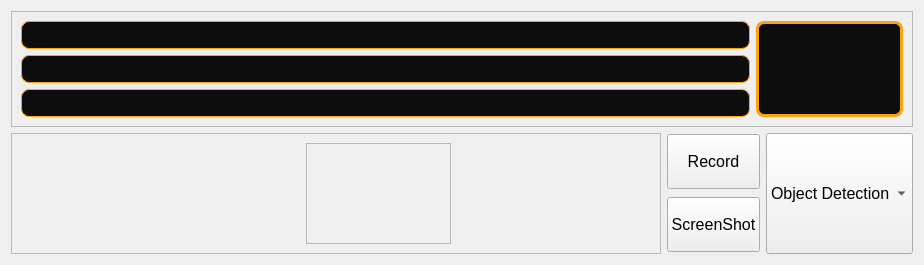
      <widget class="QWidget" name="MT">
       <attribute name="icon">
        <iconset resource="../../../../Downloads.M/Images/Icons/Icone.qrc">
         <normaloff>:/Icon_Png/Icon_Png/apps.png</normaloff>:/Icon_Png/Icon_Png/apps.png</iconset>
       </attribute>
       <attribute name="title">
        <string>Main_Tab</string>
       </attribute>
       <layout class="QGridLayout" name="gridLayout_2">
        <item row="0" column="0" colspan="3">
         <widget class="QFrame" name="Main_Upper">
          <property name="frameShape">
           <enum>QFrame::StyledPanel</enum>
          </property>
          <property name="frameShadow">
           <enum>QFrame::Raised</enum>
          </property>
          <layout class="QGridLayout" name="gridLayout_3">
           <item row="0" column="0">
            <widget class="QLabel" name="Camera_R">
             <property name="minimumSize">
              <size>
               <width>729</width>
               <height>0</height>
              </size>
             </property>
             <property name="maximumSize">
              <size>
               <width>816</width>
               <height>16777215</height>
              </size>
             </property>
             <property name="styleSheet">
              <string notr="true">QLabel {
    background-color: #0D0D0D;
    color: #FFFFFF;

    border: 1px solid #FCA311;
    border-radius: 8px;

    padding: 6px 10px;
}</string>
             </property>
             <property name="text">
              <string/>
             </property>
             <property name="scaledContents">
              <bool>true</bool>
             </property>
            </widget>
           </item>
           <item row="1" column="0">
            <widget class="QLabel" name="Camera_D">
             <property name="styleSheet">
              <string notr="true">QLabel {
    background-color: #0D0D0D;
    color: #FFFFFF;

    border: 1px solid #FCA311;
    border-radius: 8px;

    padding: 6px 10px;
}</string>
             </property>
             <property name="text">
              <string/>
             </property>
            </widget>
           </item>
           <item row="2" column="0">
            <widget class="QLabel" name="Camera_L">
             <property name="styleSheet">
              <string notr="true">QLabel {
    background-color: #0D0D0D;
    color: #FFFFFF;

    border: 1px solid #FCA311;
    border-radius: 8px;

    padding: 6px 10px;
}</string>
             </property>
             <property name="text">
              <string/>
             </property>
            </widget>
           </item>
           <item row="0" column="1" rowspan="3">
            <widget class="QLabel" name="Camera_Main">
             <property name="maximumSize">
              <size>
               <width>1222</width>
               <height>16777215</height>
              </size>
             </property>
             <property name="styleSheet">
              <string notr="true">QLabel {
    background-color: #0D0D0D;
    color: #FFFFFF;

    border: 3px solid #FCA311;
    border-radius: 8px;

    padding: 6px 10px;
}</string>
             </property>
             <property name="text">
              <string/>
             </property>
            </widget>
           </item>
          </layout>
         </widget>
        </item>
        <item row="1" column="1">
         <widget class="QPushButton" name="Record">
          <property name="minimumSize">
           <size>
            <width>0</width>
            <height>55</height>
           </size>
          </property>
          <property name="font">
           <font>
            <family>Segoe UI</family>
            <pointsize>12</pointsize>
           </font>
          </property>
          <property name="text">
           <string>Record</string>
          </property>
          <property name="icon">
           <iconset resource="../../../../Downloads.M/Images/Icons/Icone.qrc">
            <normaloff>:/Icon_Png/Icon_Png/video-recording.png</normaloff>:/Icon_Png/Icon_Png/video-recording.png</iconset>
          </property>
          <property name="iconSize">
           <size>
            <width>28</width>
            <height>28</height>
           </size>
          </property>
         </widget>
        </item>
        <item row="2" column="1">
         <widget class="QPushButton" name="Screenshot">
          <property name="minimumSize">
           <size>
            <width>0</width>
            <height>55</height>
           </size>
          </property>
          <property name="font">
           <font>
            <family>Segoe UI</family>
            <pointsize>12</pointsize>
           </font>
          </property>
          <property name="text">
           <string>ScreenShot</string>
          </property>
          <property name="icon">
           <iconset resource="../../../../Downloads.M/Images/Icons/Icone.qrc">
            <normaloff>:/Icon_Png/Icon_Png/photo-capture.png</normaloff>:/Icon_Png/Icon_Png/photo-capture.png</iconset>
          </property>
          <property name="iconSize">
           <size>
            <width>28</width>
            <height>28</height>
           </size>
          </property>
         </widget>
        </item>
        <item row="1" column="0" rowspan="2">
         <widget class="QFrame" name="Main_Lower">
          <property name="minimumSize">
           <size>
            <width>650</width>
            <height>0</height>
           </size>
          </property>
          <property name="maximumSize">
           <size>
            <width>0</width>
            <height>16777215</height>
           </size>
          </property>
          <property name="frameShape">
           <enum>QFrame::StyledPanel</enum>
          </property>
          <property name="frameShadow">
           <enum>QFrame::Raised</enum>
          </property>
          <layout class="QGridLayout" name="gridLayout_4">
           <item row="1" column="1" alignment="Qt::AlignTop">
            <widget class="QLabel" name="Enigma_Icon">
             <property name="minimumSize">
              <size>
               <width>269</width>
               <height>88</height>
              </size>
             </property>
             <property name="maximumSize">
              <size>
               <width>0</width>
               <height>0</height>
              </size>
             </property>
             <property name="text">
              <string/>
             </property>
             <property name="textFormat">
              <enum>Qt::PlainText</enum>
             </property>
             <property name="pixmap">
              <pixmap>../../project_1/project_1/icons/ENIGMA Logo.png</pixmap>
             </property>
             <property name="scaledContents">
              <bool>true</bool>
             </property>
             <property name="alignment">
              <set>Qt::AlignJustify|Qt::AlignTop</set>
             </property>
            </widget>
           </item>
           <item row="1" column="3" alignment="Qt::AlignTop">
            <widget class="QLabel" name="Innova_Icon">
             <property name="minimumSize">
              <size>
               <width>180</width>
               <height>101</height>
              </size>
             </property>
             <property name="maximumSize">
              <size>
               <width>181</width>
               <height>101</height>
              </size>
             </property>
             <property name="text">
              <string/>
             </property>
             <property name="pixmap">
              <pixmap>../../project_1/project_1/icons/Logo small.png</pixmap>
             </property>
             <property name="scaledContents">
              <bool>true</bool>
             </property>
             <property name="alignment">
              <set>Qt::AlignJustify|Qt::AlignTop</set>
             </property>
            </widget>
           </item>
           <item row="1" column="2">
            <widget class="QFrame" name="Timer">
             <property name="minimumSize">
              <size>
               <width>145</width>
               <height>0</height>
              </size>
             </property>
             <property name="maximumSize">
              <size>
               <width>0</width>
               <height>16777215</height>
              </size>
             </property>
             <property name="frameShape">
              <enum>QFrame::StyledPanel</enum>
             </property>
             <property name="frameShadow">
              <enum>QFrame::Raised</enum>
             </property>
            </widget>
           </item>
          </layout>
         </widget>
        </item>
        <item row="1" column="2" rowspan="2">
         <widget class="QComboBox" name="Task_Box">
          <property name="minimumSize">
           <size>
            <width>0</width>
            <height>121</height>
           </size>
          </property>
          <property name="font">
           <font>
            <family>Segoe UI</family>
            <pointsize>12</pointsize>
           </font>
          </property>
          <property name="iconSize">
           <size>
            <width>28</width>
            <height>28</height>
           </size>
          </property>
          <item>
           <property name="text">
            <string>Object Detection</string>
           </property>
           <property name="icon">
            <iconset>
             <normaloff>../../../../Downloads.M/Images/Icons/Icon_Png/Object.png</normaloff>../../../../Downloads.M/Images/Icons/Icon_Png/Object.png</iconset>
           </property>
          </item>
          <item>
           <property name="text">
            <string>3D Model</string>
           </property>
           <property name="icon">
            <iconset>
             <normaloff>../../../../Downloads.M/Images/Icons/Icon_Png/model-cube-space.png</normaloff>../../../../Downloads.M/Images/Icons/Icon_Png/model-cube-space.png</iconset>
           </property>
          </item>
          <item>
           <property name="text">
            <string>Iceberg</string>
           </property>
           <property name="icon">
            <iconset resource="../../../../Downloads.M/Images/Icons/Icone.qrc">
             <normaloff>:/Icon_Png/Icon_Png/iceberg.png</normaloff>:/Icon_Png/Icon_Png/iceberg.png</iconset>
           </property>
          </item>
          <item>
           <property name="text">
            <string>Measurement</string>
           </property>
           <property name="icon">
            <iconset>
             <normalon>:/Icon_Png/Icon_Png/measuring-tape.png</normalon>
            </iconset>
           </property>
          </item>
         </widget>
        </item>
       </layout>
      </widget>
